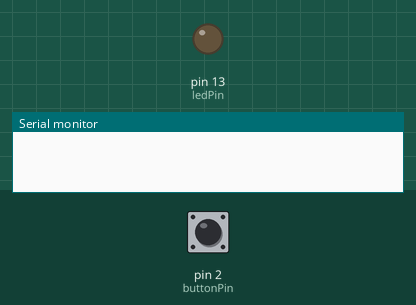
Simulated run of this sketch. Board: Arduino Uno, built with avr-gcc and run on an emulated ATmega328P. Parts: output pins drawn as LEDs (lit = HIGH), the last lines printed to the serial monitor. The test bench sets the inputs (shaded band); at power-on: pin 2 (buttonPin) HIGH.

Above: at 1.2 s.
1.3 s: pin 2 (buttonPin) pulled LOW for 0.15 s
At 2.8 s:
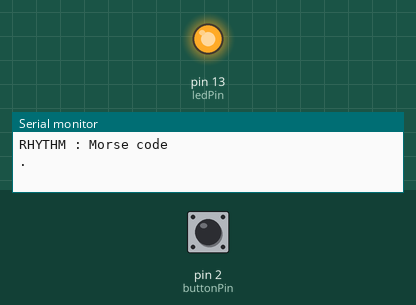
Timing chart, 0 to 10.4 s (numbered marks = the images above; inputs shaded):
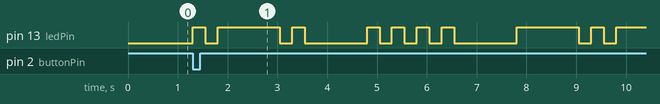

Measured:
- after the input at 1.3 s, pin 13 (ledPin): LOW → HIGH at once, → LOW 0.25 s later, → HIGH 0.25 s later, → LOW 1.3 s later, … (19 changes in this stretch)

The sketch:

rhythmBLINKmorseCODE.ino
```cpp
const int ledPin = LED_BUILTIN;
const int buttonPin = 2;
const int dotDuration = 250;
const int dashDuration = 1250;
const int letterPause = 1000;
const int wordPause = 1500;

bool isBlinking = false;
volatile bool resetFlag = false;

void blinkDot() {
  digitalWrite(ledPin, HIGH);
  delay(dotDuration);
  digitalWrite(ledPin, LOW);
  delay(dotDuration);
  Serial.print(".");
}

void blinkDash() {
  digitalWrite(ledPin, HIGH);
  delay(dashDuration);
  digitalWrite(ledPin, LOW);
  delay(dotDuration);
  Serial.print("-");
}

void blinkCharacter(char c) {
  if (c == 'R') {
  blinkDot(); blinkDash(); blinkDot();
} else if (c == 'H') {
  blinkDot(); blinkDot(); blinkDot(); blinkDot();
} else if (c == 'Y') {
  blinkDash(); blinkDot(); blinkDash(); blinkDash();
} else if (c == 'T') {
  blinkDash();
} else if (c == 'H') {
  blinkDot(); blinkDot(); blinkDot(); blinkDot();
} else if (c == 'M') {
  blinkDash(); blinkDash();
}

  delay(letterPause);
  Serial.print(" ");
}

void blinkName(char name[], int length) {
  for (int i = 0; i < length; i++) {
    blinkCharacter(name[i]);
    if (resetFlag) break;
  }
  delay(wordPause);
  Serial.println();
}

void handleButtonPress() {
  resetFlag = true;
}

void setup() {
  pinMode(ledPin, OUTPUT);
  pinMode(buttonPin, INPUT_PULLUP);
  Serial.begin(9600);
  // for interrupting the morse code
  attachInterrupt(digitalPinToInterrupt(buttonPin), handleButtonPress, FALLING);
}

void loop() {
  if (resetFlag) {
    resetFlag = false; // Clear the reset flag
    isBlinking = true;
  }

  if (isBlinking) {
    Serial.println("RHYTHM : Morse code");
    char name[] = {'R', 'H', 'Y', 'T', 'H', 'M'};
    int length = sizeof(name) / sizeof(name[0]);
    blinkName(name, length);
    isBlinking = false;
  }
}
```
